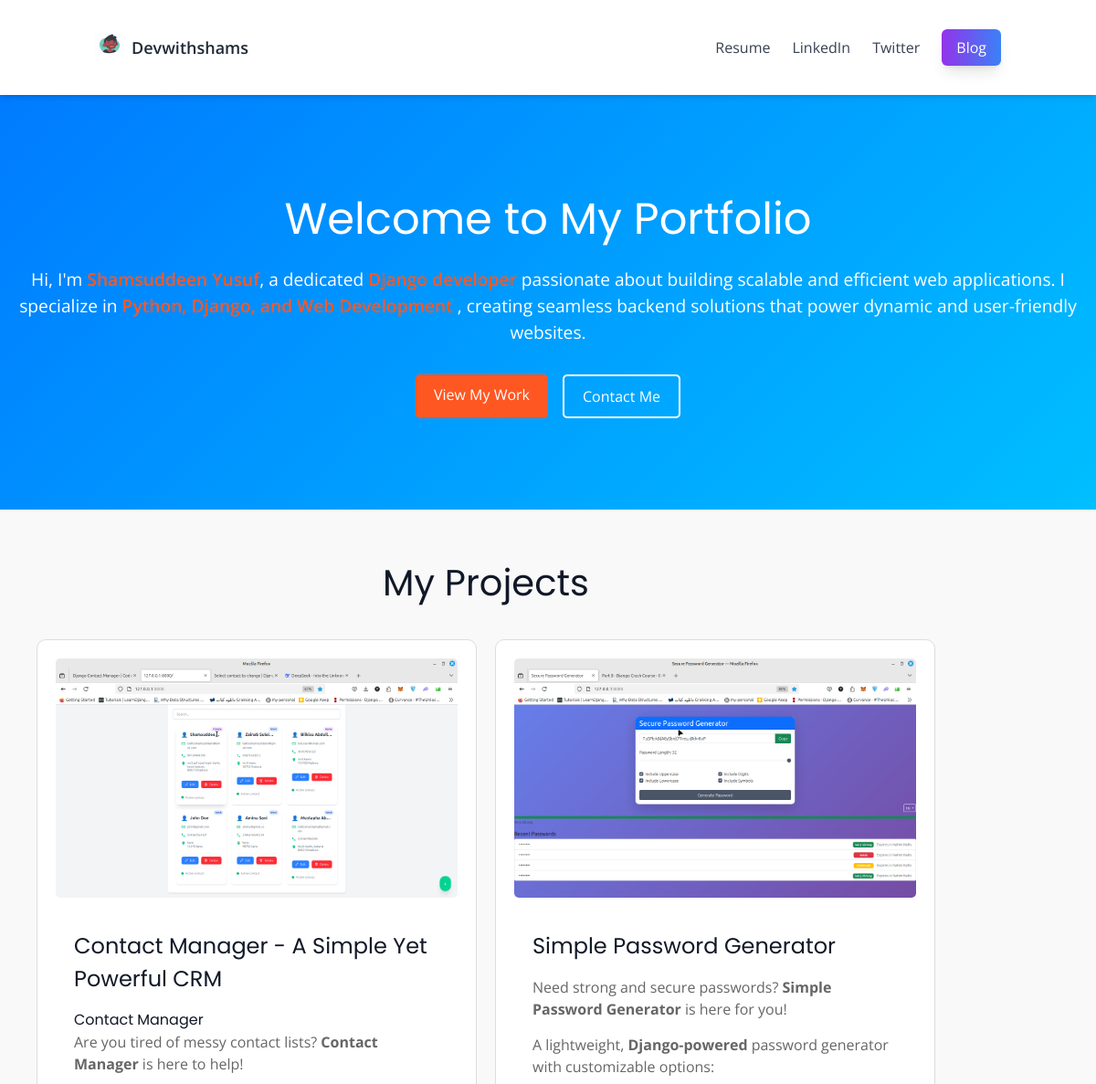
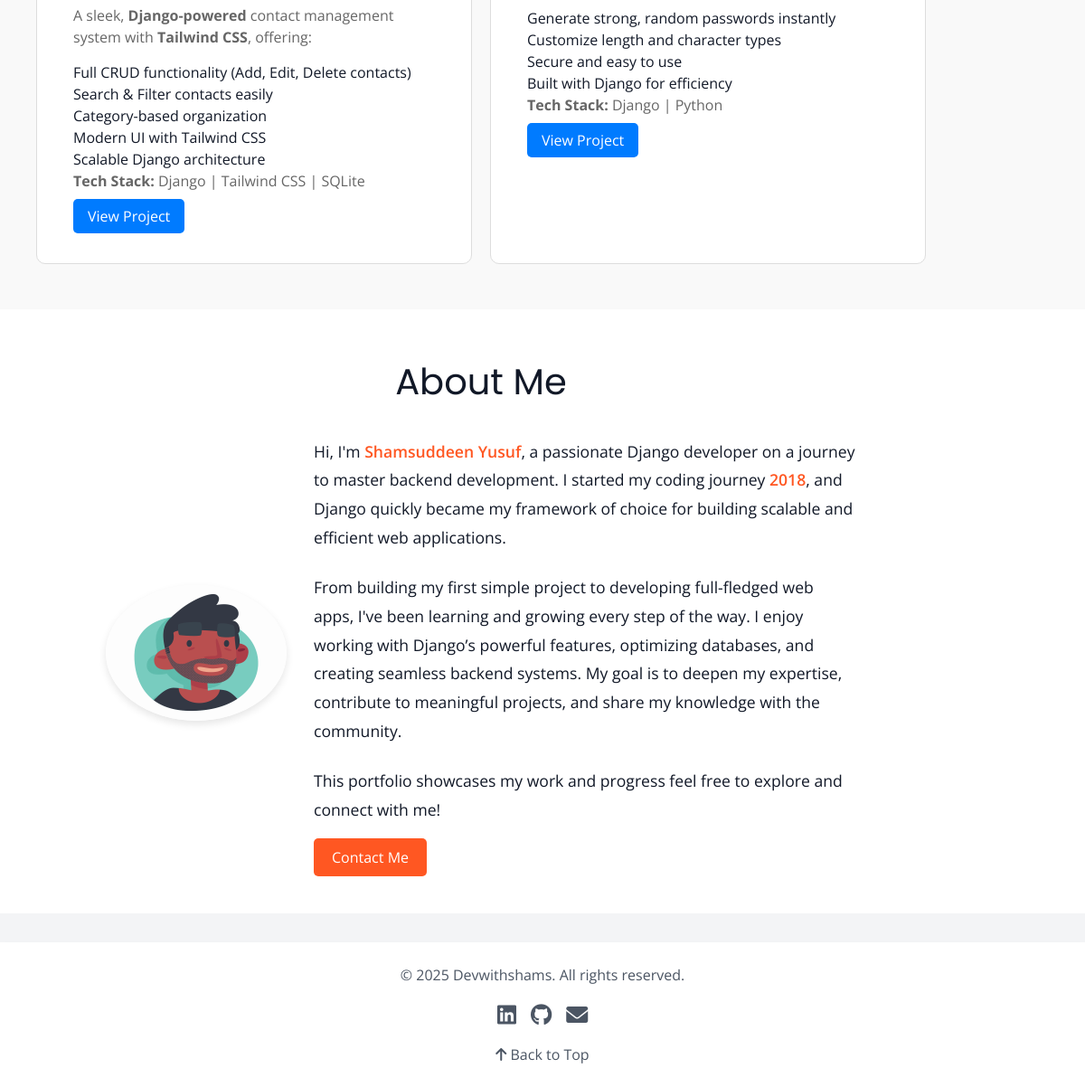
The page / on the database its author committed (2 pictures, top to bottom).
### portfolio/models.py (models this page shows, shortened)
class Project(models.Model):
    title = models.CharField(max_length=100)
    description = models.TextField()
    image = models.ImageField(upload_to='portfolio/images/')
    url = models.URLField(blank=True)

### portfolio/views.py (the view)
# urls.py: path('', views.homePage, name='home'),
def homePage(request):
    projects = Project.objects.all()[:2]
    return render(request, 'portfolio/home.html', {'projects': projects})

### portfolio/templates/portfolio/home.html
{% extends "portfolio/base.html" %}
{% load static %}
{% block content %}
<section id="home" class="hero-section">
    <div class="hero-content">
        <h1>Welcome to My Portfolio</h1>
        <p>Hi, I'm <span class="highlight">Shamsuddeen Yusuf</span>, a dedicated <span class="highlight">Django developer</span> passionate about building scalable and efficient web applications. I specialize in
            <span class="highlight">Python, Django, and Web Development
            </span>, creating seamless backend solutions that power dynamic and user-friendly websites.</p>
        <div class="hero-buttons">
            <a href="#portfolio" class="btn btn-primary">View My Work</a>
            <a href="{% url 'contact' %}" class="btn btn-secondary">Contact Me</a>
        </div>
    </div>
</section>
<section id="portfolio" class="portfolio-section">
    <div class="container">
        <h2>My Projects</h2>
        <div class="portfolio-grid">
            {% for project in projects %}
            <div class="portfolio-item">
                <img src="{{ project.image.url }}" alt="{{ project.title }}" class="project-image">
                <div class="project-details">
                    <h3>{{ project.title }}</h3>
                    <p>{{ project.description |safe|truncatechars:5000 }}</p>
                    {% if project.url %}
                    <a href="{{ project.url }}" target="_blank" class="btn btn-primary">View Project</a>
                    {% endif %}
                </div>
            </div>
            {% endfor %}
        </div>
    </div>
</section>
<section id="about" class="about-section">
    <div class="container">
        <h2>About Me</h2>
        <div class="about-content">
            <img src="{% static 'portfolio/animate.gif' %}" alt="Shamsuddeen image" class="about-image">
            <div class="about-text">
                <p>Hi, I'm <span class="highlight">Shamsuddeen Yusuf</span>, a passionate Django developer on a journey to master backend development. I started my coding journey
                <span class="highlight">2018</span>, and Django quickly became my framework of choice for building scalable and efficient web applications.</p>
                <p>From building my first simple project to developing full-fledged web apps, I've been learning and growing every step of the way. I enjoy working with Django’s powerful features, optimizing databases, and creating seamless backend systems. My goal is to deepen my expertise, contribute to meaningful projects, and share my knowledge with the community.</p>
                <p>This portfolio showcases my work and progress feel free to explore and connect with me!</p>
                <a href="{% url 'contact' %}" class="btn btn-primary">Contact Me</a>
            </div>
        </div>
    </div>
</section>
{% endblock %}

### portfolio/static/portfolio/style.css (style rules this page uses)
:root { --primary-color: #007bff; --secondary-color: #ff5722; --background-color: #f9f9f9; --text-color: #333; --dark-bg: #1a1a1a; --white: #ffffff; --gray: #666; --transition: all 0.3s ease; }
body { font-family: 'Open Sans', sans-serif; margin: 0; padding: 0; background-color: var(--background-color); color: var(--text-color); line-height: 1.6; }
a { color: var(--primary-color); text-decoration: none; transition: var(--transition); }
h1, h2, h3, h4, h5, h6 { font-family: 'Poppins', sans-serif; font-weight: 600; margin: 0 0 1rem; }
.hero-section { background: linear-gradient(135deg, var(--primary-color), #00bfff); color: var(--white); padding: 100px 20px; text-align: center; }
.hero-content h1 { font-size: 3rem; margin-bottom: 1rem; }
.hero-content p { font-size: 1.2rem; margin-bottom: 2rem; }
.highlight { color: var(--secondary-color); font-weight: 600; }
.hero-buttons { display: flex; justify-content: center; gap: 1rem; }
.btn { padding: 10px 20px; border-radius: 5px; text-decoration: none; transition: var(--transition); }
.btn-primary { background-color: var(--secondary-color); color: var(--white); }
.btn-secondary { background-color: transparent; border: 2px solid var(--white); color: var(--white); }
.portfolio-section { padding: 50px 20px; background-color: var(--background-color); text-align: center; }
.portfolio-section h2 { font-size: 2.5rem; margin-bottom: 2rem; }
.portfolio-grid { display: grid; grid-template-columns: repeat(auto-fit, minmax(250px, 1fr)); gap: 20px; padding: 0 20px; }
.portfolio-item { background-color: var(--white); border: 1px solid #ddd; border-radius: 10px; padding: 20px; text-align: center; transition: var(--transition); }
.portfolio-item img { max-width: 100%; height: auto; border-radius: 5px; }
.portfolio-item h3 { font-size: 1.5rem; margin: 15px 0; }
.portfolio-item p { font-size: 1rem; color: var(--gray); }
.portfolio-item .btn { background-color: var(--primary-color); color: var(--white); padding: 8px 16px; border-radius: 5px; text-decoration: none; transition: var(--transition); }
.about-section { padding: 50px 20px; background-color: var(--white); text-align: center; }
.about-section h2 { font-size: 2.5rem; margin-bottom: 2rem; }
.about-content { display: flex; align-items: center; justify-content: center; gap: 30px; flex-wrap: wrap; }
.about-content img { max-width: 200px; border-radius: 50%; box-shadow: 0 4px 8px rgba(0, 0, 0, 0.1); }
.about-content p { font-size: 1.1rem; line-height: 1.8; max-width: 600px; text-align: left; }
:root { --primary-color: #007bff; --secondary-color: #ff5722; --background-color: #f9f9f9; --text-color: #333; --white: #ffffff; --transition: all 0.3s ease; }
.portfolio-section { padding: 50px 20px; background-color: var(--white); text-align: center; }
.hero-section { background: linear-gradient(135deg, #007bff, #00bfff); color: #ffffff; padding: 100px 20px; text-align: center; }
.highlight { color: #ff5722; font-weight: 600; }
.btn-primary { background-color: #ff5722; color: #ffffff; }
.btn-secondary { background-color: transparent; border: 2px solid #ffffff; color: #ffffff; }
.portfolio-item { background-color: var(--white); border: 1px solid #ddd; border-radius: 10px; overflow: hidden; transition: var(--transition); }
.project-image { width: 100%; height: 200px; object-fit: cover; }
.project-details { padding: 20px; text-align: left; }
.project-details h3 { font-size: 1.5rem; margin-bottom: 10px; }
.project-details p { font-size: 1rem; color: var(--gray); margin-bottom: 15px; }
.about-image { max-width: 200px; border-radius: 50%; box-shadow: 0 4px 8px rgba(0, 0, 0, 0.1); }
.about-text { max-width: 600px; text-align: left; }
.about-text p { font-size: 1.1rem; line-height: 1.8; margin-bottom: 1.5rem; }

### rows shown on the page
Project: image (picture), title "Contact Manager - A Simple Yet Powerful CRM", description "Contact Manager Are you tired of messy contact lists? Contact Manager is here to help! A sleek, Django-powered contact management system with Tailwind CSS , offering: Full CRUD functionality (Add, Edit, Delete contacts) Search & Filter contacts easily Category-based organization Modern UI with Tailwind CSS Scalable Django architecture Tech Stack: Django | Tailwind CSS | SQLite"
Project: image (picture), title "Simple Password Generator", description "Need strong and secure passwords? Simple Password Generator is here for you! A lightweight, Django-powered password generator with customizable options: Generate strong, random passwords instantly Customize length and character types Secure and easy to use Built with Django for efficiency Tech Stack: Django | Python"
